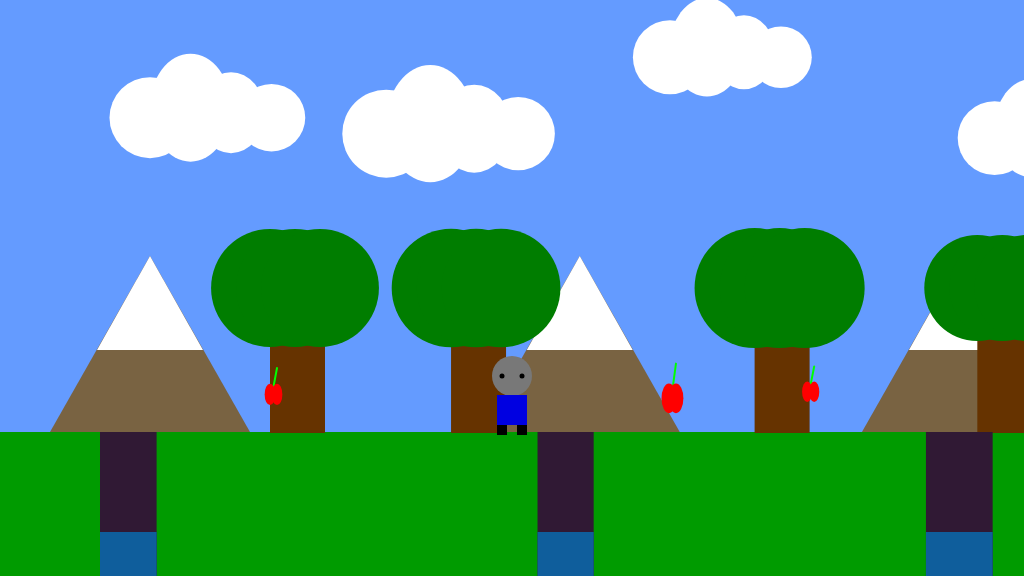
Frame 1 (no input)
Frame 60 (no input): identical to frame 1, image omitted
Frame 120 (the mouse pressed at the canvas centre since frame 60): identical to frame 1, image omitted

The p5.js sketch that drew this single still picture (run headless with seeded random() and noise() and a simulated clock; from frame 60 on, the mouse is pressed at the canvas centre):

// p5.js sketch
// ── sketch.js
/*

The Game Project 4 - Side scrolling

Week 6

*/

var gameChar_x;
var gameChar_y;
var floorPos_y;
var isLeft;
var isRight;
var scrollPos;

var clouds;
var mountains;
var trees;
var canyons;
var collectables;


///variables for anchoring the first position of each object
var treesAnchorX = 270;
var cloudAnchorX = 150;
var mountainAnchorX = 150;
var canyonAnchorX = 100;
var collactableAnchorX = 270;

function setup() {
	createCanvas(1024, 576);
	floorPos_y = height * 3 / 4;
	gameChar_x = width / 2;
	gameChar_y = floorPos_y;

	////object inserted into arrays  for building multiple object on the screen.
	trees = [
		{
			posX: treesAnchorX,
			size: random(100,125)
		},
		{
			posX: treesAnchorX + random(150,300),
			size: random(100,125)
		},
		{
			posX: treesAnchorX + random(450,550),
			size: random(100,125)
		},
		{
			posX: treesAnchorX + random(650,843),
			size: random(100,125)
		},
		{
			posX: treesAnchorX + random(1000,1208),
			size: random(100,125)
		},
		{
			posX: treesAnchorX + random(1300,1408),
			size: random(100,125)
		},
		{
			posX: treesAnchorX + random(1450,1609),
			size: random(100,125)
		},
		{
			posX: treesAnchorX + random(1780,1890),
			size: random(100,125)
		},
	];

	clouds = [
		{
			posX: cloudAnchorX,
			posY : random ( 50 , 150),
			scale: random(1.0 , 1.5)
		},
		{
			posX: cloudAnchorX + random(230,321),
			posY : random ( 50 , 150),
			scale: random(1.0 , 1.5)
		},
		{
			posX: cloudAnchorX + random(470,623),
			posY : random ( 50 , 150),
			scale: random(1.0 , 1.5)
		},
		{
			posX : cloudAnchorX + random(740,882),
			posY : random ( 50 , 150),
			scale: random(1.0 , 1.5)
		},
		{
			posX : cloudAnchorX + random(1040,1324),
			posY : random ( 50 , 150),
			scale: random(1.0 , 1.5)
		},
		{
			posX : cloudAnchorX + random(1350,1643),
			posY : random ( 50 , 150),
			scale: random(1.0 , 1.5)
		},
		{
			posX : cloudAnchorX + random(1770,1924),
			posY : random ( 50 , 150),
			scale: random(1.0 , 1.5)
		},

	];

	mountains = [
		{
			posX: mountainAnchorX,
			posY: 256
		},
		{
			posX: mountainAnchorX+ random(400,500),
			posY: 256
		},
		{
			posX: mountainAnchorX + random(700,880),
			posY: 256
		},
		{
			posX: mountainAnchorX + random(1080,1450),
			posY: 256
		},
		{
			posX: mountainAnchorX + random(1580,1750),
			posY: 256
		},
		{
			posX: mountainAnchorX + random(2080,2380),
			posY: 256
		}
	]

	canyons = [
		{
			posX : canyonAnchorX,
			width : random(50,100)
		},
		{
			posX : canyonAnchorX+random(340,450),
			width : random(50,100)
		},
		{
			posX : canyonAnchorX+random(770,860),
			width : random(50,100)
		},
		{
			posX : canyonAnchorX+random(1270,1400),
			width : random(50,100)
		},
		{
			posX : canyonAnchorX+random(1670,1780),
			width : random(50,100)
		},
		{
			posX : canyonAnchorX+random(2170,2300),
			width : random(50,100)
		},
		
	];

	collectables = [
		{
			posX: collactableAnchorX,
			posY: random(floorPos_y-10,floorPos_y-50),
			size: random(20,30)
		},
		{
			posX: collactableAnchorX + random(300,400),
			posY: random(floorPos_y-10,floorPos_y-50),
			size: random(20,30)
		},
		{
			posX: collactableAnchorX +random(480,610),
			posY: random(floorPos_y-10,floorPos_y-50),
			size: random(20,30)
		},
		{
			posX: collactableAnchorX + random(1050,1321),
			posY: random(floorPos_y-10,floorPos_y-50),
			size: random(20,30)
		},
		{
			posX: collactableAnchorX + random(1550,1690),
			posY: random(floorPos_y-10,floorPos_y-50),
			size: random(20,30)
		},
		{
			posX: collactableAnchorX + random(1670,1790),
			posY: random(floorPos_y-10,floorPos_y-50),
			size: random(20,30)
		},
	];
	// Boolean variables to control the movement of the game character.
	isLeft = false;
	isRight = false;

	// Variable to control the background scrolling.
	scrollPos = 0;

	// Initialise arrays of scenery objects.
}

function draw() {
	// fill the sky blue
	background(100, 155, 255); 
	
	////////// draw some green ground
	noStroke();
	fill(0, 155, 0);
	rect(0, floorPos_y, width, height / 4);


	//push and pop to give the feeling of moving character.
	push();
	translate(scrollPos, 0);
	////////// Draw mountains.
	mountain();//calls the mountain function.
	////////// Draw trees.
	tree();//calls the tree function.
	////////// Draw clouds.
	cloud();//calls the clound function.
	////////// Draw canyons
	canyon();//calls the canyon function.
	///////// Draw collectable items
	collectable();//calls the collectable function.
	pop();


	// Draw the game character - this must be last
	gameCharacter();


	
	//// Logic to move game character

	if (isLeft) {
		if (gameChar_x > width * 0.2) {
			gameChar_x -= 5;
		}
		else {
			scrollPos += 5;
		}
	}

	if (isRight) {
		if (gameChar_x < width * 0.8) {
			gameChar_x += 5;
		}
		else {
			scrollPos -= 5; // negative for moving against the background
		}

	}
}

function keyPressed() {

	if (key == 'A' || keyCode == 37) {
		isLeft = true;
	}

	if (key == 'D' || keyCode == 39) {
		isRight = true;
	}

}

function keyReleased() {
	if (key == 'A' || keyCode == 37) {
		isLeft = false;
	}

	if (key == 'D' || keyCode == 39) {
		isRight = false;
	}
}

//////////GAMECHARACTER FUNCTION//////////
function gameCharacter() {
	//draws gamecharacter
	fill(120, 120, 120);
	ellipse(gameChar_x, gameChar_y - 56, 40);
	fill(0);
	ellipse(gameChar_x - 10, gameChar_y - 56, 5);
	ellipse(gameChar_x + 10, gameChar_y - 56, 5);

	fill(0, 0, 225);
	rect(gameChar_x - 15, gameChar_y - 37, 30, 30);

	fill(0);
	rect(gameChar_x - 15, gameChar_y - 7, 10, 10);
	rect(gameChar_x + 5, gameChar_y - 7, 10, 10);

}

/////////TREE FUNCTION//////////////
function tree() {
	//draws multiple trees.
	for (var i=0 ; i < trees.length; i++)
	{
	fill (102,51,0);
	rect(trees[i].posX,
	     floorPos_y-height/4 ,
		 55,145);//trunk

    fill (0,125,0);
	ellipse(trees[i].posX,
		    floorPos_y-height/4,
			trees[i].size);
    ellipse(trees[i].posX+25,
		    floorPos_y -height/4,
			trees[i].size);
	ellipse(trees[i].posX+50,
		    floorPos_y-height/4 ,
			trees[i].size);
	}
}

////////////CLOUND FUNCTION////////////////
function cloud() {
	//draws multiple clouds
	for (var i = 0; i < clouds.length; i++) {
		noStroke();
		fill(255);
		ellipse(clouds[i].posX,
			clouds[i].posY,
			60 * clouds[i].scale);
		ellipse(clouds[i].posX + 30 * clouds[i].scale,
			clouds[i].posY - 10,
			60 * clouds[i].scale,
			80 * clouds[i].scale);
		ellipse(clouds[i].posX + 60 * clouds[i].scale,
			clouds[i].posY - 5,
			50 * clouds[i].scale,
			60 * clouds[i].scale);
		ellipse(clouds[i].posX + 90 * clouds[i].scale,
			clouds[i].posY,
			50 * clouds[i].scale);
	}
}

/////////////MOUNTAIN FUNCTION///////////
function mountain() {
	//draws multiple mountain.   
	for(var i=0 ; i<mountains.length ; i++){
		noStroke();
		fill(121, 99, 66);
		triangle(
					mountains[i].posX,mountains[i].posY,
					mountains[i].posX - 100,mountains[i].posY + 176,
					mountains[i].posX + 100,mountains[i].posY + 176
				);
		fill(255);
		triangle(
					mountains[i].posX, mountains[i].posY,
					mountains[i].posX - 53, mountains[i].posY + 94, 
					mountains[i].posX + 53, mountains[i].posY + 94
				);
	}
}
function canyon() {
	//draws multiple  canyon.
	for(var i = 0 ; i < canyons.length ; i++){
		noStroke();
		fill(48,25,52);
		rect(canyons[i].posX,floorPos_y,canyons[i].width,200);
		fill(15,94,156);
		rect(canyons[i].posX,floorPos_y+100,canyons[i].width,100);
	}
}

function collectable() {
	//draws multiple collectable.
	for(var i = 0 ; i<collectables.length ; i++){
		strokeWeight(2);
		stroke(0,255,0);
		line(collectables[i].posX+3,collectables[i].posY,collectables[i].posX+7,collectables[i].posY-collectables[i].size);
		noStroke();
		fill(255,0,0);
		ellipse(collectables[i].posX,collectables[i].posY+5,collectables[i].size/2,collectables[i].size);
		ellipse(collectables[i].posX+7,collectables[i].posY+5,collectables[i].size/2,collectables[i].size);

	}
}
